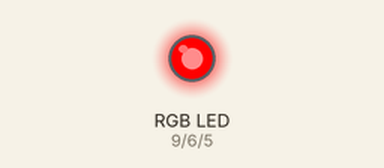
The sketch below on a simulated Arduino Uno, built with avr-gcc and run on an emulated ATmega328P. On the bench: an RGB LED mixed from three pins (HIGH = lit).

Above: at 0.7 s.
At 1.7 s:
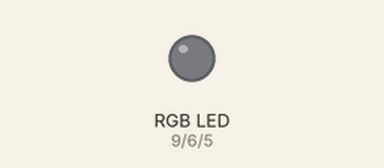
At 2.7 s:
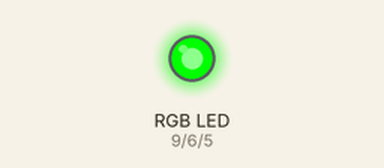
At 4.2 s:
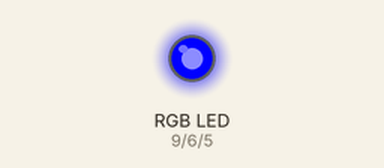
At 5.0 s:
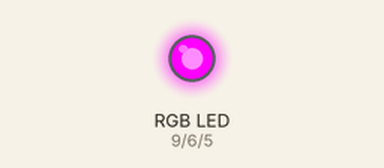
Timing chart, 0 to 5.9 s (numbered marks = the images above):
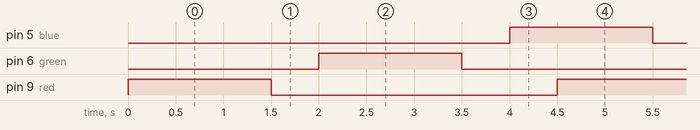

Measured:
- by itself, pin 5 (blue), pin 6 (green), pin 9 (red): alternates HIGH for 1.5 s and LOW for 3.0 s
- by itself, everything shown: repeats every 4.5 s, in 6 steps

The sketch:

4._Traffic_Signal_RGB.ino
```cpp
int pos = 0;

void setup()
{
  pinMode(9, OUTPUT);// red
  pinMode(6, OUTPUT);// green
  pinMode(5, OUTPUT);// blue
}

void loop()
{
  digitalWrite(9, HIGH);
  delay(500);
  digitalWrite(6, LOW);
  delay(500);
  digitalWrite(5, LOW);
  delay(500);

  digitalWrite(9, LOW);
  delay(500);
  digitalWrite(6, HIGH);
  delay(500);
  digitalWrite(5, LOW);
  delay(500);

  digitalWrite(9, LOW);
  delay(500);
  digitalWrite(6, LOW);
  delay(500);
  digitalWrite(5, HIGH);
  delay(500);


}
```
